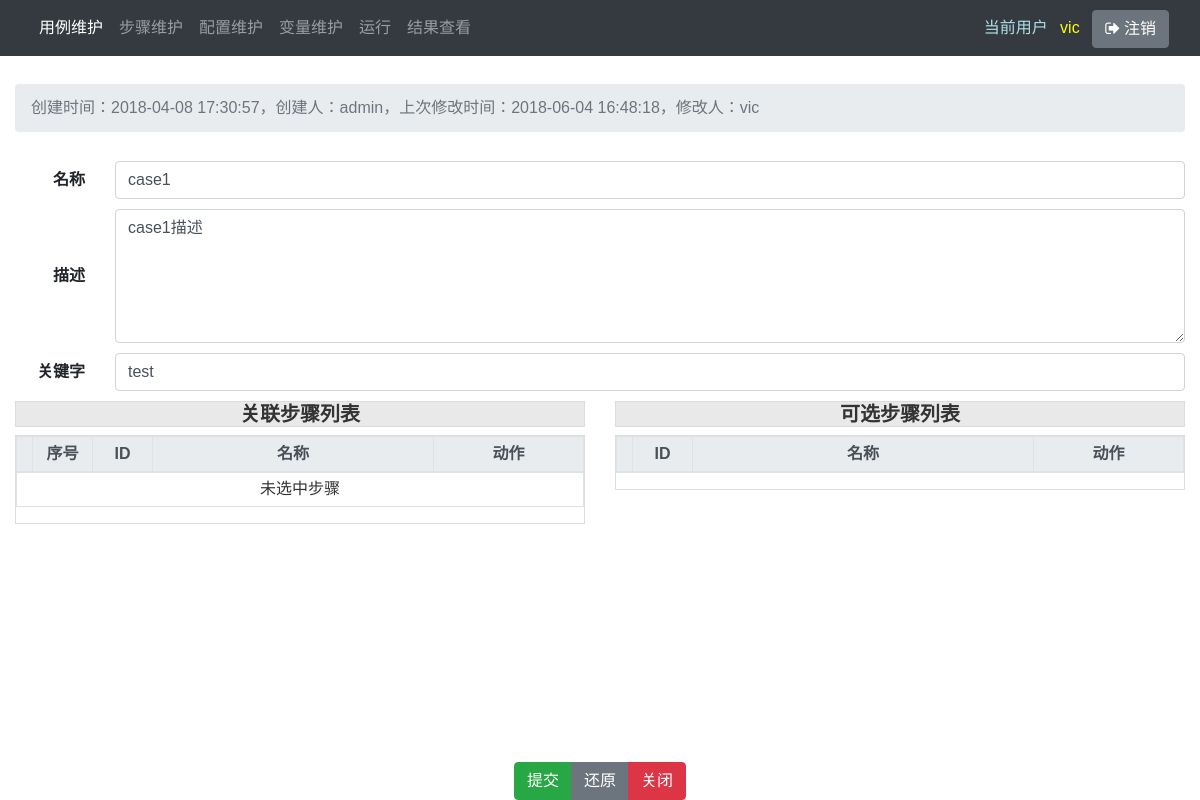
Page /case/1/ (signed in) on the earlier database version.
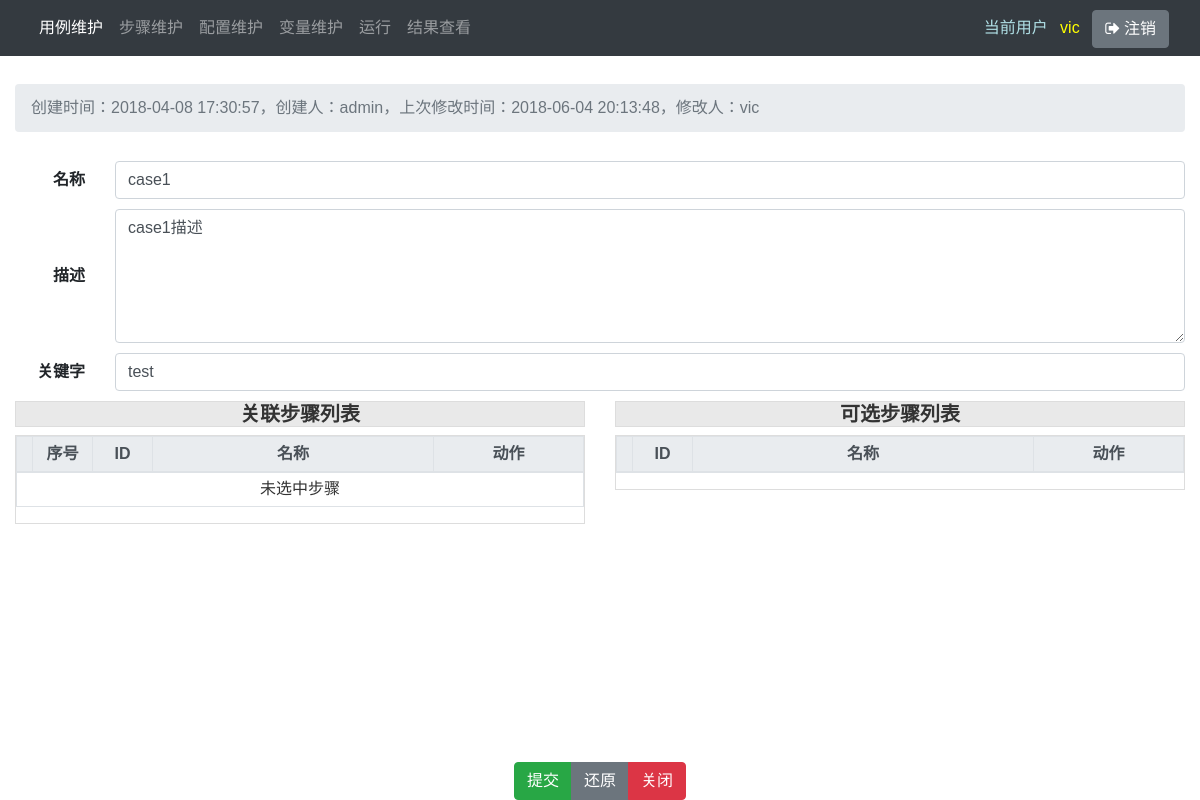
Same page on the later database version.
### main/models.py (models this page shows, shortened)
class Case(models.Model):
    name = models.CharField(max_length=100)
    description = models.TextField(blank=True)
    keyword = models.CharField(max_length=100, blank=True, default='')
    creator = models.ForeignKey(User, verbose_name='创建人', related_name='case_creator', on_delete=models.DO_NOTHING)
    created_date = models.DateTimeField('创建时间', auto_now_add=True, null=True)
    modifier = models.ForeignKey(User, verbose_name='修改人', related_name='case_modifier', on_delete=models.DO_NOTHING)
    modified_date = models.DateTimeField('修改时间', auto_now=True, null=True)
    is_active = models.BooleanField(default=True)
    step = models.ManyToManyField('Step', through='CaseVsStep', through_fields=('case', 'step'))
    class Meta:
        pass
        ordering = ['name']  # 这个字段是告诉Django模型对象返回的记录结果集是按照哪个字段排序的,-xxx表示降序，?xxx表示随机

### main/views.py (the view, shortened to what this page needs)
# urls.py: path('case/<int:pk>/', mv.case, name='case'),
@login_required
def case(request, pk):
    try:
        obj = Case.objects.select_related('creator', 'modifier').get(pk=pk)
    except Case.DoesNotExist:
        raise Http404('Step does not exist')
    if request.method == 'GET':
        form = CaseForm(instance=obj)
        if request.GET.get('success', '') == '1' and request.META.get('HTTP_REFERER'):
            is_success = True
        return render(request, 'main/case.html', locals())
    is_success = False
    print(form.errors)
    return render(request, 'main/case.html', locals())

### main/forms.py
class CaseForm(forms.ModelForm):
    creator = forms.ModelChoiceField(queryset=User.objects, required=False, validators=[])
    modifier = forms.ModelChoiceField(queryset=User.objects, required=False, validators=[])
    is_active = forms.CharField(required=False)
    step = forms.CharField(required=False, validators=[])
    class Meta:
        model = Case
        fields = '__all__'
        widgets = {
        }

### main/templates/main/case.html (shortened to what this page needs)
{% extends 'main/detail_base.html' %}
{% load widget_tweaks %}
{% block detail_header %}
    <ol class="breadcrumb my-4">
        <li class="breadcrumb-item active">
        {% if form.initial %}
            创建时间：{{ obj.created_date }}，创建人：{{ obj.creator }}，上次修改时间：{{ obj.modified_date }}，修改人：{{ obj.modifier }}
        {% else %}
            添加一个步骤
        {% endif %}
        </li>
    </ol>
{% endblock %}
{% block detail_form %}
    <form method="post" id="object_form" novalidate>
        <div class="row align-items-center">
            <div class="col-1 text-right font-weight-bold">名称</div>
            <div class="col" form_data>
                {% include 'main/include/form_input.html' with field=form.name placeholder_text='' %}
            </div>
        </div>
        <div class="row align-items-center">
            <div class="col-1 text-right font-weight-bold">描述</div>
            <div class="col" form_data>
                {% include 'main/include/form_textarea.html' with field=form.description placeholder='1' rows='5' %}
            </div>
        </div>
        <div class="row align-items-center">
            <div class="col-1 text-right font-weight-bold">关键字</div>
            <div class="col" form_data>
                {% include 'main/include/form_input.html' with field=form.keyword placeholder_text='' %}
            </div>
        </div>
        <div id='step' class="row">
            <div id="steps_selected" class="col-6 text-center">
                <h5 class="ui-widget-header">关联步骤列表</h5>
                <div class="ui-widget-content">
                    <table class="table table-sm table-bordered table-hover" style="width: 100%">
                        <colgroup>
                            <col style='width: 1em;'>
                            <col style='width: 60px;'>
                            <col style='width: 60px;'>
                            <col>
                            <col style='width: 150px;'>
                        </colgroup>
                        <thead class="thead-light"><tr><th></th><th>序号</th><th>ID</th><th>名称</th><th>动作</th></tr></thead>
                        <tbody class="text-left">
                            <tr placeholder><td colspan="5" class="text-center">未选中步骤</td></tr>
                        </tbody>
                    </table>
                </div>
            </div>
            <div id="steps_all" class="col-6 text-center">
                <h5 class="ui-widget-header">可选步骤列表</h5>
                <div class="ui-widget-content">
                    <table class="table table-sm table-bordered table-hover" style="width: 100%">
                        <colgroup>
                            <col style='width: 1em;'>
                            <col style='width: 60px;'>
                            <col>
                            <col style='width: 150px;'>
                        </colgroup>
                        <thead class="thead-light"><tr><th></th><th>ID</th><th>名称</th><th>动作</th></tr></thead>
                    </table>
                </div>
            </div>
        </div>
        <div class="text-center fixed-bottom" >
            <div class="btn-group">
                <td><input type="submit" value="提交" class="btn btn-success"></td>
                <td><input type="reset" value="还原" class="btn btn-secondary"></td>
                <td><input type="button" value="关闭" onclick="window.close();" class="btn btn-danger"></td>
            </div>
        </div>
    </form>
{% endblock %}

### main/templates/main/include/form_input.html
{% load widget_tweaks %}
{% if field.errors %}
    {% render_field field class="form-control is-invalid" placeholder=placeholde %}
    {% for error in field.errors %}
        <div class="invalid-feedback">{{ error }}</div>
    {% endfor %}
{% else %}
    {% render_field field class="form-control" placeholder=placeholder %}
{% endif %}

### main/templates/main/include/form_textarea.html
{% load widget_tweaks %}
{% if field.errors %}
    {% render_field field class="form-control is-invalid" placeholder=placeholder rows=rows%}
    {% for error in field.errors %}
        <div class="invalid-feedback">{{ error }}</div>
    {% endfor %}
{% else %}
    {% render_field field class="form-control" placeholder=placeholder rows=rows%}
{% endif %}

Differences in the rows shown:
changed Case "case1": modified_date "2018-06-04 16:48:18" → "2018-06-04 20:13:48"
